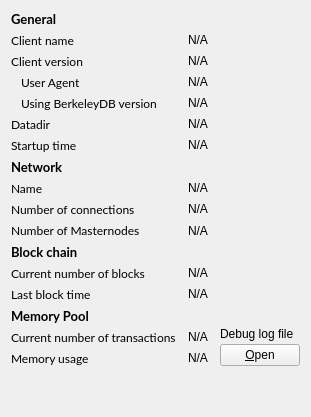
     <widget class="QWidget" name="tab_info">
      <attribute name="title">
       <string>&amp;Information</string>
      </attribute>
      <layout class="QGridLayout" name="gridLayout" columnstretch="0,1,0">
       <property name="horizontalSpacing">
        <number>12</number>
       </property>
       <item row="0" column="0">
        <widget class="QLabel" name="label_9">
         <property name="font">
          <font>
           <family>Lato</family>
           <pointsize>10</pointsize>
           <weight>75</weight>
           <bold>true</bold>
          </font>
         </property>
         <property name="text">
          <string>General</string>
         </property>
        </widget>
       </item>
       <item row="1" column="0">
        <widget class="QLabel" name="label_5">
         <property name="font">
          <font>
           <family>Lato</family>
          </font>
         </property>
         <property name="text">
          <string>Client name</string>
         </property>
        </widget>
       </item>
       <item row="1" column="1" colspan="2">
        <widget class="QLabel" name="clientName">
         <property name="cursor">
          <cursorShape>IBeamCursor</cursorShape>
         </property>
         <property name="text">
          <string>N/A</string>
         </property>
         <property name="textFormat">
          <enum>Qt::PlainText</enum>
         </property>
         <property name="textInteractionFlags">
          <set>Qt::LinksAccessibleByMouse|Qt::TextSelectableByKeyboard|Qt::TextSelectableByMouse</set>
         </property>
        </widget>
       </item>
       <item row="2" column="0">
        <widget class="QLabel" name="label_6">
         <property name="font">
          <font>
           <family>Lato</family>
          </font>
         </property>
         <property name="text">
          <string>Client version</string>
         </property>
        </widget>
       </item>
       <item row="2" column="1" colspan="2">
        <widget class="QLabel" name="clientVersion">
         <property name="cursor">
          <cursorShape>IBeamCursor</cursorShape>
         </property>
         <property name="text">
          <string>N/A</string>
         </property>
         <property name="textFormat">
          <enum>Qt::PlainText</enum>
         </property>
         <property name="textInteractionFlags">
          <set>Qt::LinksAccessibleByMouse|Qt::TextSelectableByKeyboard|Qt::TextSelectableByMouse</set>
         </property>
        </widget>
       </item>
       <item row="3" column="0">
        <widget class="QLabel" name="labelClientUserAgent">
         <property name="font">
          <font>
           <family>Lato</family>
          </font>
         </property>
         <property name="text">
          <string>User Agent</string>
         </property>
         <property name="indent">
          <number>10</number>
         </property>
        </widget>
       </item>
       <item row="3" column="1" colspan="2">
        <widget class="QLabel" name="clientUserAgent">
         <property name="cursor">
          <cursorShape>IBeamCursor</cursorShape>
         </property>
         <property name="text">
          <string>N/A</string>
         </property>
         <property name="textFormat">
          <enum>Qt::PlainText</enum>
         </property>
         <property name="textInteractionFlags">
          <set>Qt::LinksAccessibleByMouse|Qt::TextSelectableByKeyboard|Qt::TextSelectableByMouse</set>
         </property>
        </widget>
       </item>
       <item row="4" column="0">
        <widget class="QLabel" name="label_berkeleyDBVersion">
         <property name="font">
          <font>
           <family>Lato</family>
          </font>
         </property>
         <property name="text">
          <string>Using BerkeleyDB version</string>
         </property>
         <property name="indent">
          <number>10</number>
         </property>
        </widget>
       </item>
       <item row="4" column="1" colspan="2">
        <widget class="QLabel" name="berkeleyDBVersion">
         <property name="cursor">
          <cursorShape>IBeamCursor</cursorShape>
         </property>
         <property name="text">
          <string>N/A</string>
         </property>
         <property name="textFormat">
          <enum>Qt::PlainText</enum>
         </property>
         <property name="textInteractionFlags">
          <set>Qt::LinksAccessibleByMouse|Qt::TextSelectableByKeyboard|Qt::TextSelectableByMouse</set>
         </property>
        </widget>
       </item>
       <item row="5" column="0">
        <widget class="QLabel" name="label_12">
         <property name="font">
          <font>
           <family>Lato</family>
          </font>
         </property>
         <property name="text">
          <string>Datadir</string>
         </property>
        </widget>
       </item>
       <item row="5" column="1" colspan="2">
        <widget class="QLabel" name="dataDir">
         <property name="cursor">
          <cursorShape>IBeamCursor</cursorShape>
         </property>
         <property name="text">
          <string>N/A</string>
         </property>
         <property name="textFormat">
          <enum>Qt::PlainText</enum>
         </property>
         <property name="wordWrap">
          <bool>true</bool>
         </property>
         <property name="textInteractionFlags">
          <set>Qt::LinksAccessibleByMouse|Qt::TextSelectableByKeyboard|Qt::TextSelectableByMouse</set>
         </property>
        </widget>
       </item>
       <item row="6" column="0">
        <widget class="QLabel" name="label_13">
         <property name="font">
          <font>
           <family>Lato</family>
          </font>
         </property>
         <property name="text">
          <string>Startup time</string>
         </property>
        </widget>
       </item>
       <item row="6" column="1" colspan="2">
        <widget class="QLabel" name="startupTime">
         <property name="cursor">
          <cursorShape>IBeamCursor</cursorShape>
         </property>
         <property name="text">
          <string>N/A</string>
         </property>
         <property name="textFormat">
          <enum>Qt::PlainText</enum>
         </property>
         <property name="textInteractionFlags">
          <set>Qt::LinksAccessibleByMouse|Qt::TextSelectableByKeyboard|Qt::TextSelectableByMouse</set>
         </property>
        </widget>
       </item>
       <item row="7" column="0">
        <widget class="QLabel" name="labelNetwork">
         <property name="font">
          <font>
           <family>Lato</family>
           <pointsize>10</pointsize>
           <weight>75</weight>
           <bold>true</bold>
          </font>
         </property>
         <property name="text">
          <string>Network</string>
         </property>
        </widget>
       </item>
       <item row="8" column="0">
        <widget class="QLabel" name="label_8">
         <property name="font">
          <font>
           <family>Lato</family>
          </font>
         </property>
         <property name="text">
          <string>Name</string>
         </property>
        </widget>
       </item>
       <item row="8" column="1" colspan="2">
        <widget class="QLabel" name="networkName">
         <property name="cursor">
          <cursorShape>IBeamCursor</cursorShape>
         </property>
         <property name="text">
          <string>N/A</string>
         </property>
         <property name="textFormat">
          <enum>Qt::PlainText</enum>
         </property>
         <property name="textInteractionFlags">
          <set>Qt::LinksAccessibleByMouse|Qt::TextSelectableByKeyboard|Qt::TextSelectableByMouse</set>
         </property>
        </widget>
       </item>
       <item row="9" column="0">
        <widget class="QLabel" name="label_7">
         <property name="font">
          <font>
           <family>Lato</family>
          </font>
         </property>
         <property name="text">
          <string>Number of connections</string>
         </property>
        </widget>
       </item>
       <item row="9" column="1" colspan="2">
        <widget class="QLabel" name="numberOfConnections">
         <property name="cursor">
          <cursorShape>IBeamCursor</cursorShape>
         </property>
         <property name="text">
          <string>N/A</string>
         </property>
         <property name="textFormat">
          <enum>Qt::PlainText</enum>
         </property>
         <property name="textInteractionFlags">
          <set>Qt::LinksAccessibleByMouse|Qt::TextSelectableByKeyboard|Qt::TextSelectableByMouse</set>
         </property>
        </widget>
       </item>
       <item row="10" column="0">
        <widget class="QLabel" name="masternodeCountLabel">
         <property name="font">
          <font>
           <family>Lato</family>
          </font>
         </property>
         <property name="text">
          <string>Number of Masternodes</string>
         </property>
        </widget>
       </item>
       <item row="10" column="1">
        <widget class="QLabel" name="masternodeCount">
         <property name="text">
          <string>N/A</string>
         </property>
        </widget>
       </item>
       <item row="11" column="0">
        <widget class="QLabel" name="label_10">
         <property name="font">
          <font>
           <family>Lato</family>
           <pointsize>10</pointsize>
           <weight>75</weight>
           <bold>true</bold>
          </font>
         </property>
         <property name="text">
          <string>Block chain</string>
         </property>
        </widget>
       </item>
       <item row="12" column="0">
        <widget class="QLabel" name="label_3">
         <property name="font">
          <font>
           <family>Lato</family>
          </font>
         </property>
         <property name="text">
          <string>Current number of blocks</string>
         </property>
        </widget>
       </item>
       <item row="12" column="1" colspan="2">
        <widget class="QLabel" name="numberOfBlocks">
         <property name="cursor">
          <cursorShape>IBeamCursor</cursorShape>
         </property>
         <property name="text">
          <string>N/A</string>
         </property>
         <property name="textFormat">
          <enum>Qt::PlainText</enum>
         </property>
         <property name="textInteractionFlags">
          <set>Qt::LinksAccessibleByMouse|Qt::TextSelectableByKeyboard|Qt::TextSelectableByMouse</set>
         </property>
        </widget>
       </item>
       <item row="13" column="0">
        <widget class="QLabel" name="labelLastBlockTime">
         <property name="font">
          <font>
           <family>Lato</family>
          </font>
         </property>
         <property name="text">
          <string>Last block time</string>
         </property>
        </widget>
       </item>
       <item row="13" column="1" colspan="2">
        <widget class="QLabel" name="lastBlockTime">
         <property name="cursor">
          <cursorShape>IBeamCursor</cursorShape>
         </property>
         <property name="text">
          <string>N/A</string>
         </property>
         <property name="textFormat">
          <enum>Qt::PlainText</enum>
         </property>
         <property name="textInteractionFlags">
          <set>Qt::LinksAccessibleByMouse|Qt::TextSelectableByKeyboard|Qt::TextSelectableByMouse</set>
         </property>
        </widget>
       </item>
       <item row="14" column="0">
        <widget class="QLabel" name="labelMempoolTitle">
         <property name="font">
          <font>
           <family>Lato</family>
           <pointsize>10</pointsize>
           <weight>75</weight>
           <bold>true</bold>
          </font>
         </property>
         <property name="text">
          <string>Memory Pool</string>
         </property>
        </widget>
       </item>
       <item row="15" column="0">
        <widget class="QLabel" name="labelNumberOfTransactions">
         <property name="font">
          <font>
           <family>Lato</family>
          </font>
         </property>
         <property name="text">
          <string>Current number of transactions</string>
         </property>
        </widget>
       </item>
       <item row="15" column="1">
        <widget class="QLabel" name="mempoolNumberTxs">
         <property name="cursor">
          <cursorShape>IBeamCursor</cursorShape>
         </property>
         <property name="text">
          <string>N/A</string>
         </property>
         <property name="textFormat">
          <enum>Qt::PlainText</enum>
         </property>
         <property name="textInteractionFlags">
          <set>Qt::LinksAccessibleByMouse|Qt::TextSelectableByKeyboard|Qt::TextSelectableByMouse</set>
         </property>
        </widget>
       </item>
       <item row="16" column="0">
        <widget class="QLabel" name="labelMemoryUsage">
         <property name="font">
          <font>
           <family>Lato</family>
          </font>
         </property>
         <property name="text">
          <string>Memory usage</string>
         </property>
        </widget>
       </item>
       <item row="16" column="1">
        <widget class="QLabel" name="mempoolSize">
         <property name="cursor">
          <cursorShape>IBeamCursor</cursorShape>
         </property>
         <property name="text">
          <string>N/A</string>
         </property>
         <property name="textFormat">
          <enum>Qt::PlainText</enum>
         </property>
         <property name="textInteractionFlags">
          <set>Qt::LinksAccessibleByMouse|Qt::TextSelectableByKeyboard|Qt::TextSelectableByMouse</set>
         </property>
        </widget>
       </item>
       <item row="14" column="2" rowspan="3">
        <layout class="QVBoxLayout" name="verticalLayoutDebugButton">
         <property name="spacing">
          <number>3</number>
         </property>
         <item>
          <spacer name="verticalSpacer_2">
           <property name="orientation">
            <enum>Qt::Vertical</enum>
           </property>
           <property name="sizeHint" stdset="0">
            <size>
             <width>10</width>
             <height>5</height>
            </size>
           </property>
          </spacer>
         </item>
         <item>
          <widget class="QLabel" name="labelDebugLogfile">
           <property name="text">
            <string>Debug log file</string>
           </property>
          </widget>
         </item>
         <item>
          <widget class="QPushButton" name="openDebugLogfileButton">
           <property name="toolTip">
            <string>Open the Absolute Core debug log file from the current data directory. This can take a few seconds for large log files.</string>
           </property>
           <property name="text">
            <string>&amp;Open</string>
           </property>
           <property name="autoDefault">
            <bool>false</bool>
           </property>
          </widget>
         </item>
        </layout>
       </item>
       <item row="18" column="0">
        <spacer name="verticalSpacer">
         <property name="orientation">
          <enum>Qt::Vertical</enum>
         </property>
         <property name="sizeHint" stdset="0">
          <size>
           <width>20</width>
           <height>40</height>
          </size>
         </property>
        </spacer>
       </item>
      </layout>
     </widget>
